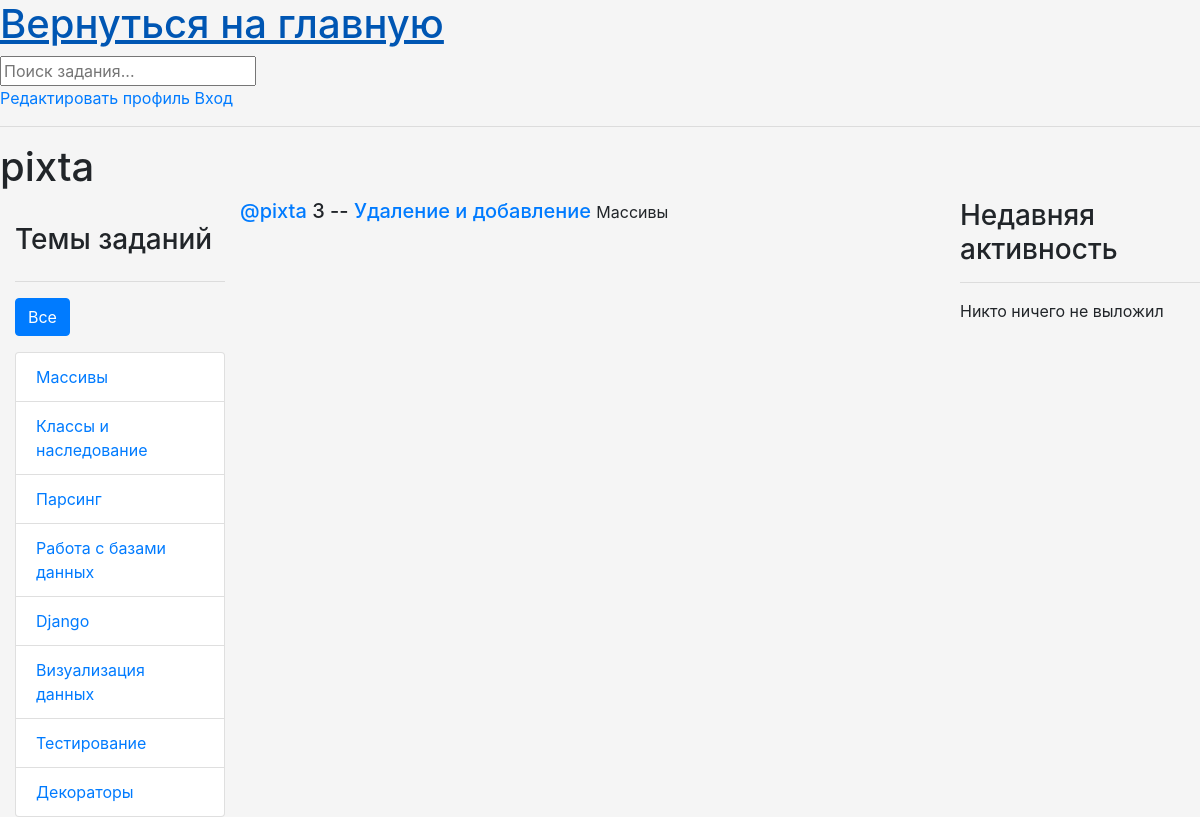
Page /profile/2/ on the earlier database version.
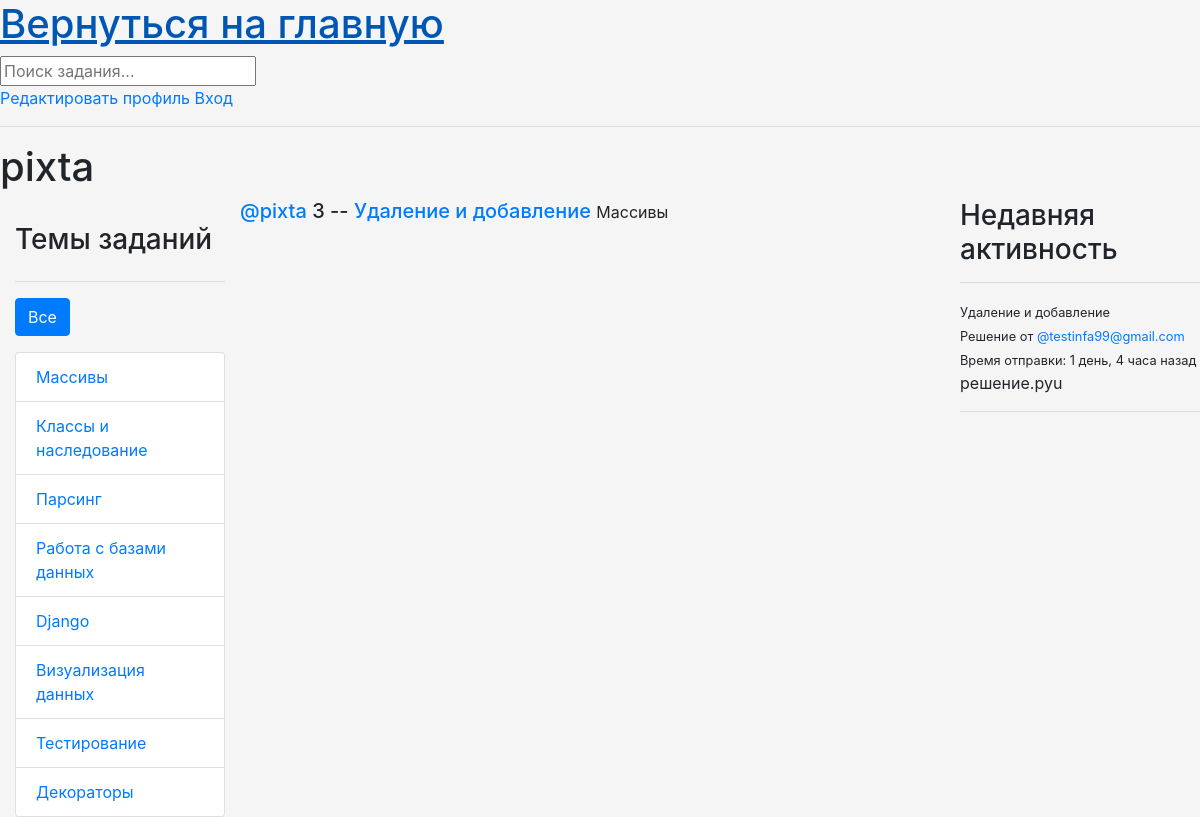
Same page on the later database version.
### base/models.py (models this page shows, shortened)
class Topic(models.Model):
    name = models.CharField(max_length = 200)

class Task(models.Model):
    host = models.ForeignKey(User, on_delete = models.SET_NULL, null = True)
    topic = models.ForeignKey(Topic, on_delete = models.SET_NULL, null = True)
    name = models.CharField(max_length = 200)
    description = models.TextField(null = True, blank = True)
    participants = models.ManyToManyField(User, related_name = 'participants', blank = True)
    updated = models.DateTimeField(auto_now = True)
    created = models.DateTimeField(auto_now_add = True)
    class Meta:
        ordering=['-updated','-created']
    def __str__(self):
        return self.name

class User(AbstractUser):
    name = models.CharField(max_length=200, null=True)
    email = models.EmailField(unique=True, null=True)
    bio = models.TextField(null=True)
    ROLE_CHOICES = [
        ('admin', 'Admin'),
        ('user', 'User'),
    ]
    role = models.CharField(max_length=5, choices=ROLE_CHOICES, default='user')
    avatar = models.ImageField(null=True, default='avatar.svg')
    USERNAME_FIELD = 'email'
    REQUIRED_FIELDS = []

class Message(models.Model):
    user = models.ForeignKey(User, on_delete=models.CASCADE)
    task = models.ForeignKey(Task, on_delete=models.CASCADE)
    body = models.TextField()
    attachment = models.FileField(upload_to='message_files/', null=True, blank=True)
    updated = models.DateTimeField(auto_now=True)
    created = models.DateTimeField(auto_now_add=True)
    class Meta:
        ordering = ['-updated','-created']
    def __str__(self):
        return self.body[0:50]

### base/views.py (the view)
# urls.py: path('profile/<str:pk>/', views.userProfile, name="user-profile"),
def userProfile(request, pk):
    user = User.objects.get(id = pk)
    tasks = user.task_set.all()
    task_messages = user.message_set.all()
    topics = Topic.objects.all()
    context = {'user': user, 'tasks': tasks,
               'task_messages': task_messages, 'topics': topics}
    return render(request, 'base/profile.html', context)

### base/templates/base/profile.html (shortened to what this page needs)
{% extends 'main.html' %}
{% block content %}
<h1>{{user.username}}</h1>
<div class="profile-container">
    <div>
        {% include 'base/topics_component.html' %}
    </div>
    <div>
        {% include 'base/feed_component.html' %}
    </div>
    <div>
        {% include 'base/activity_component.html' %}
    </div>
</div>
{% endblock content %}

### base/templates/base/topics_component.html
<div class="container mt-4">
    <h3 class="mb-4">Темы заданий</h3>
    <hr>
    <div class="d-flex justify-content-between mb-3">
        <a href="{% url 'home' %}" class="btn btn-primary">Все</a>
    </div>
    <ul class="list-group">
        {% for topic in topics %}
          <li class="list-group-item {% if topic.name == selected_topic %}active{% endif %}">
            <a href="{% url 'home' %}?q={{ topic.name }}" class="stretched-link">
              {{ topic.name }}
            </a>
          </li>
        {% endfor %}
      </ul>
</div>

### base/templates/base/feed_component.html (shortened to what this page needs)
{% for task in tasks %}
<div>
  <h5>
    <a href="{% url 'user-profile' task.host.id %}"> @{{task.host.username}}</a>
    {{task.id}} -- <a href="{% url 'task' task.id %}"> {{task.name}}</a>
    <small>{{task.topic.name}}</small>
  </h5>
</div>
{% endfor %}

### base/templates/base/activity_component.html (shortened to what this page needs)
<h3>Недавняя активность</h3>
<hr>
{% if task_messages %}
    {% for message in task_messages %}
        <div>
            <small >{{message.task}}</small>
            <small>Решение от <a href="{% url 'user-profile' message.user.id %}">@{{message.user}}</a></small>
            <small >Время отправки: {{message.created|timesince}} назад</small>
            <p>{{message}}</p>
            <hr>
        </div>
    {% endfor %}
{% else %}
    <p>Никто ничего не выложил</p>
{% endif %}

Differences in the rows shown:
added Message: task "Удаление и добавление", user "testinfa99@gmail.com", created "1 день, 4 часа", body "решение.pyu"
Other differences:
text no longer shown: "Никто ничего не выложил"
